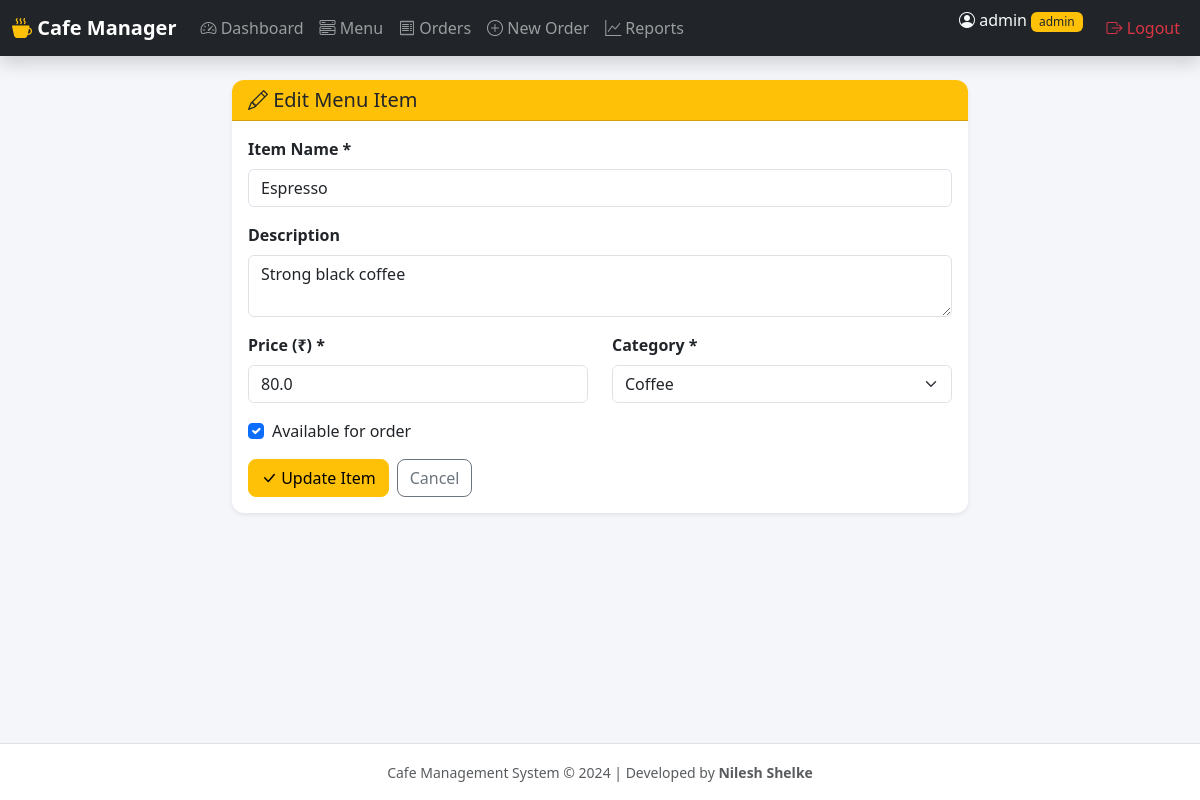
The page /menu/edit/1 (signed in) on the database its author committed.
### app.py (models this page shows)
class MenuItem(db.Model):
    id = db.Column(db.Integer, primary_key=True)
    name = db.Column(db.String(100), nullable=False)
    description = db.Column(db.Text, default='')
    price = db.Column(db.Float, nullable=False)
    category_id = db.Column(db.Integer, db.ForeignKey('category.id'), nullable=False)
    is_available = db.Column(db.Boolean, default=True)
    image_url = db.Column(db.String(200), default='')

class Category(db.Model):
    id = db.Column(db.Integer, primary_key=True)
    name = db.Column(db.String(100), unique=True, nullable=False)
    items = db.relationship('MenuItem', backref='category', lazy=True, cascade='all, delete-orphan')

### app.py (the view, shortened to what this page needs)
@app.route('/menu/edit/<int:item_id>', methods=['GET', 'POST'])
@login_required
def edit_menu_item(item_id):
    item = MenuItem.query.get_or_404(item_id)
    categories = Category.query.all()
    return render_template('edit_menu_item.html', item=item, categories=categories)

### app.py (called while the page is built)
def login_required(f):
    from functools import wraps
    @wraps(f)
    def decorated_function(*args, **kwargs):
        if 'user_id' not in session:
            flash('Please login to continue.', 'warning')
            return redirect(url_for('login'))
        return f(*args, **kwargs)
    return decorated_function

### templates/edit_menu_item.html (shortened to what this page needs)
{% extends "base.html" %}
{% block content %}
<div class="container">
    <div class="row justify-content-center">
        <div class="col-md-8">
            <div class="card border-0 shadow-sm">
                <div class="card-header bg-warning">
                    <h5 class="mb-0"><i class="bi bi-pencil"></i> Edit Menu Item</h5>
                </div>
                <div class="card-body">
                    <form method="POST">
                        <div class="mb-3">
                            <label class="form-label fw-semibold">Item Name *</label>
                            <input type="text" name="name" class="form-control" required value="{{ item.name }}">
                        </div>
                        <div class="mb-3">
                            <label class="form-label fw-semibold">Description</label>
                            <textarea name="description" class="form-control" rows="2">{{ item.description }}</textarea>
                        </div>
                        <div class="row">
                            <div class="col-md-6 mb-3">
                                <label class="form-label fw-semibold">Price (₹) *</label>
                                <input type="number" name="price" class="form-control" step="0.01" min="0" required value="{{ item.price }}">
                            </div>
                            <div class="col-md-6 mb-3">
                                <label class="form-label fw-semibold">Category *</label>
                                <select name="category_id" class="form-select" required>
                                    {% for cat in categories %}
                                    <option value="{{ cat.id }}" {% if cat.id == item.category_id %}selected{% endif %}>{{ cat.name }}</option>
                                    {% endfor %}
                                </select>
                            </div>
                        </div>
                        <div class="mb-3 form-check">
                            <input type="checkbox" name="is_available" class="form-check-input" id="available" {% if item.is_available %}checked{% endif %}>
                            <label class="form-check-label" for="available">Available for order</label>
                        </div>
                        <div class="d-flex gap-2">
                            <button type="submit" class="btn btn-warning"><i class="bi bi-check-lg"></i> Update Item</button>
                            <a href="{{ url_for('menu') }}" class="btn btn-outline-secondary">Cancel</a>
                        </div>
                    </form>
                </div>
            </div>
        </div>
    </div>
</div>
{% endblock %}

### static/css/style.css (style rules this page uses)
body { background-color: #f4f6f9; min-height: 100vh; display: flex; flex-direction: column; }
.card { border-radius: 12px; overflow: hidden; }
.card-header { font-weight: 600; }
.btn { border-radius: 8px; }

### rows shown on the page
MenuItem: name "Espresso", description "Strong black coffee", price "80.0", category_id "Coffee", is_available "☑"

### other values the page prints
{{ session.get('username') }} "admin"
{{ session.get('role') }} "admin"
